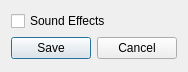
<?xml version="1.0" encoding="UTF-8"?>
<ui version="4.0">
 <class>settings_dialog</class>
 <widget class="QDialog" name="settings_dialog">
  <property name="geometry">
   <rect>
    <x>0</x>
    <y>0</y>
    <width>184</width>
    <height>72</height>
   </rect>
  </property>
  <property name="sizePolicy">
   <sizepolicy hsizetype="Expanding" vsizetype="Expanding">
    <horstretch>0</horstretch>
    <verstretch>0</verstretch>
   </sizepolicy>
  </property>
  <property name="windowTitle">
   <string>Settings</string>
  </property>
  <layout class="QVBoxLayout" name="verticalLayout">
   <item>
    <widget class="QCheckBox" name="sound_effects_checkbox">
     <property name="text">
      <string>Sound Effects</string>
     </property>
    </widget>
   </item>
   <item>
    <widget class="QDialogButtonBox" name="buttons">
     <property name="orientation">
      <enum>Qt::Horizontal</enum>
     </property>
     <property name="standardButtons">
      <set>QDialogButtonBox::Cancel|QDialogButtonBox::Save</set>
     </property>
    </widget>
   </item>
  </layout>
 </widget>
 <resources/>
 <connections>
  <connection>
   <sender>buttons</sender>
   <signal>accepted()</signal>
   <receiver>settings_dialog</receiver>
   <slot>accept()</slot>
   <hints>
    <hint type="sourcelabel">
     <x>248</x>
     <y>254</y>
    </hint>
    <hint type="destinationlabel">
     <x>157</x>
     <y>274</y>
    </hint>
   </hints>
  </connection>
  <connection>
   <sender>buttons</sender>
   <signal>rejected()</signal>
   <receiver>settings_dialog</receiver>
   <slot>reject()</slot>
   <hints>
    <hint type="sourcelabel">
     <x>316</x>
     <y>260</y>
    </hint>
    <hint type="destinationlabel">
     <x>286</x>
     <y>274</y>
    </hint>
   </hints>
  </connection>
 </connections>
</ui>
